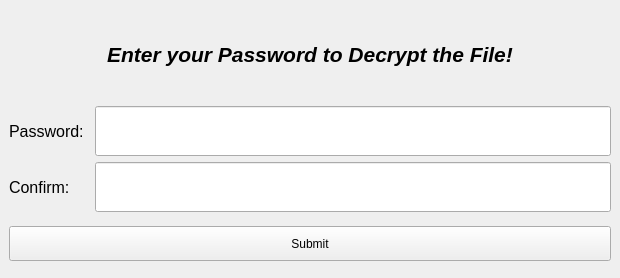
<?xml version="1.0" encoding="UTF-8"?>
<ui version="4.0">
 <class>passwordWindow</class>
 <widget class="QMainWindow" name="passwordWindow">
  <property name="geometry">
   <rect>
    <x>0</x>
    <y>0</y>
    <width>620</width>
    <height>278</height>
   </rect>
  </property>
  <property name="windowTitle">
   <string>Damglorious Local Encryption</string>
  </property>
  <widget class="QWidget" name="centralwidget">
   <layout class="QVBoxLayout" name="verticalLayout">
    <item>
     <widget class="QLabel" name="label">
      <property name="maximumSize">
       <size>
        <width>16777215</width>
        <height>75</height>
       </size>
      </property>
      <property name="text">
       <string>&lt;html&gt;&lt;head/&gt;&lt;body&gt;&lt;p align=&quot;center&quot;&gt;&lt;span style=&quot; font-size:16pt; font-weight:600; font-style:italic;&quot;&gt;Enter your Password to Decrypt the File!&lt;/span&gt;&lt;/p&gt;&lt;/body&gt;&lt;/html&gt;</string>
      </property>
     </widget>
    </item>
    <item>
     <layout class="QHBoxLayout" name="horizontalLayout_2">
      <item>
       <layout class="QVBoxLayout" name="verticalLayout_2">
        <item>
         <widget class="QLabel" name="label_3">
          <property name="font">
           <font>
            <pointsize>12</pointsize>
           </font>
          </property>
          <property name="text">
           <string>Password: </string>
          </property>
         </widget>
        </item>
        <item>
         <widget class="QLabel" name="label_4">
          <property name="font">
           <font>
            <pointsize>12</pointsize>
           </font>
          </property>
          <property name="text">
           <string>Confirm:</string>
          </property>
         </widget>
        </item>
       </layout>
      </item>
      <item>
       <layout class="QVBoxLayout" name="verticalLayout_3">
        <item>
         <widget class="QLineEdit" name="password">
          <property name="minimumSize">
           <size>
            <width>0</width>
            <height>50</height>
           </size>
          </property>
          <property name="font">
           <font>
            <pointsize>12</pointsize>
           </font>
          </property>
         </widget>
        </item>
        <item>
         <widget class="QLineEdit" name="confirm">
          <property name="minimumSize">
           <size>
            <width>0</width>
            <height>50</height>
           </size>
          </property>
          <property name="font">
           <font>
            <pointsize>12</pointsize>
           </font>
          </property>
         </widget>
        </item>
       </layout>
      </item>
     </layout>
    </item>
    <item>
     <widget class="QPushButton" name="pushButton">
      <property name="minimumSize">
       <size>
        <width>0</width>
        <height>35</height>
       </size>
      </property>
      <property name="text">
       <string>Submit</string>
      </property>
     </widget>
    </item>
   </layout>
  </widget>
 </widget>
 <resources/>
 <connections/>
</ui>
